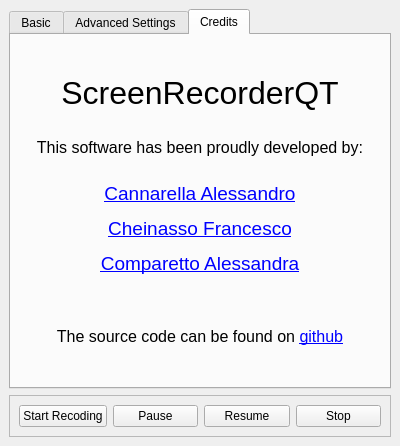
<?xml version="1.0" encoding="UTF-8"?>
<ui version="4.0">
 <class>MainWindow</class>
 <widget class="QMainWindow" name="MainWindow">
  <property name="geometry">
   <rect>
    <x>0</x>
    <y>0</y>
    <width>400</width>
    <height>446</height>
   </rect>
  </property>
  <property name="minimumSize">
   <size>
    <width>0</width>
    <height>446</height>
   </size>
  </property>
  <property name="maximumSize">
   <size>
    <width>16777215</width>
    <height>446</height>
   </size>
  </property>
  <property name="windowTitle">
   <string>MainWindow</string>
  </property>
  <property name="windowIcon">
   <iconset resource="resource.qrc">
    <normaloff>:/icons/icon.svg</normaloff>:/icons/icon.svg</iconset>
  </property>
  <widget class="QWidget" name="centralwidget">
   <layout class="QVBoxLayout" name="verticalLayout_2">
    <item>
     <widget class="QTabWidget" name="tabWidget">
      <property name="currentIndex">
       <number>2</number>
      </property>
      <widget class="QWidget" name="tab_1">
       <attribute name="title">
        <string>Basic</string>
       </attribute>
       <layout class="QVBoxLayout" name="verticalLayout_3">
        <item>
         <widget class="QWidget" name="widget" native="true">
          <layout class="QVBoxLayout" name="verticalLayout">
           <item>
            <widget class="QLabel" name="label_5">
             <property name="sizePolicy">
              <sizepolicy hsizetype="Preferred" vsizetype="Preferred">
               <horstretch>0</horstretch>
               <verstretch>0</verstretch>
              </sizepolicy>
             </property>
             <property name="text">
              <string>Select a recording mode:</string>
             </property>
            </widget>
           </item>
           <item>
            <layout class="QHBoxLayout" name="horizontalLayout">
             <property name="spacing">
              <number>40</number>
             </property>
             <item>
              <widget class="QPushButton" name="pushButtonFullscreen">
               <property name="text">
                <string>      Fullscreen</string>
               </property>
               <property name="iconSize">
                <size>
                 <width>20</width>
                 <height>20</height>
                </size>
               </property>
              </widget>
             </item>
             <item>
              <widget class="QPushButton" name="pushButtonSelectArea">
               <property name="text">
                <string>      Select Area</string>
               </property>
              </widget>
             </item>
            </layout>
           </item>
           <item>
            <spacer name="horizontalSpacer">
             <property name="orientation">
              <enum>Qt::Horizontal</enum>
             </property>
             <property name="sizeHint" stdset="0">
              <size>
               <width>40</width>
               <height>20</height>
              </size>
             </property>
            </spacer>
           </item>
          </layout>
         </widget>
        </item>
        <item>
         <widget class="Line" name="line">
          <property name="orientation">
           <enum>Qt::Horizontal</enum>
          </property>
         </widget>
        </item>
        <item>
         <widget class="QWidget" name="widget_2" native="true">
          <layout class="QVBoxLayout" name="verticalLayout_5">
           <item>
            <widget class="QLabel" name="label_4">
             <property name="sizePolicy">
              <sizepolicy hsizetype="Preferred" vsizetype="Preferred">
               <horstretch>0</horstretch>
               <verstretch>0</verstretch>
              </sizepolicy>
             </property>
             <property name="text">
              <string>Select where your file will be saved</string>
             </property>
            </widget>
           </item>
           <item>
            <layout class="QFormLayout" name="formLayout_2">
             <property name="verticalSpacing">
              <number>6</number>
             </property>
             <item row="0" column="0">
              <widget class="QLabel" name="label_3">
               <property name="text">
                <string>Path</string>
               </property>
              </widget>
             </item>
             <item row="0" column="1">
              <layout class="QHBoxLayout" name="horizontalLayout_3">
               <item>
                <widget class="QLineEdit" name="lineEditPath"/>
               </item>
               <item>
                <widget class="QToolButton" name="toolButton">
                 <property name="text">
                  <string>...</string>
                 </property>
                </widget>
               </item>
              </layout>
             </item>
            </layout>
           </item>
          </layout>
         </widget>
        </item>
        <item>
         <widget class="Line" name="line_5">
          <property name="orientation">
           <enum>Qt::Horizontal</enum>
          </property>
         </widget>
        </item>
        <item>
         <widget class="QWidget" name="widget_5" native="true">
          <property name="sizePolicy">
           <sizepolicy hsizetype="Preferred" vsizetype="Fixed">
            <horstretch>0</horstretch>
            <verstretch>0</verstretch>
           </sizepolicy>
          </property>
          <layout class="QVBoxLayout" name="verticalLayout_10">
           <item>
            <widget class="QLabel" name="label_7">
             <property name="sizePolicy">
              <sizepolicy hsizetype="Preferred" vsizetype="Fixed">
               <horstretch>0</horstretch>
               <verstretch>0</verstretch>
              </sizepolicy>
             </property>
             <property name="text">
              <string>Window behaviour:</string>
             </property>
            </widget>
           </item>
           <item>
            <widget class="QCheckBox" name="checkBoxMinimize">
             <property name="text">
              <string>Minimize in System Tray at starting</string>
             </property>
            </widget>
           </item>
          </layout>
         </widget>
        </item>
       </layout>
      </widget>
      <widget class="QWidget" name="tab_2">
       <attribute name="title">
        <string>Advanced Settings</string>
       </attribute>
       <layout class="QVBoxLayout" name="verticalLayout_4">
        <item>
         <widget class="QWidget" name="widget_3" native="true">
          <layout class="QVBoxLayout" name="verticalLayout_6">
           <item>
            <widget class="QLabel" name="label_2">
             <property name="text">
              <string>Do you wish to include the audio?</string>
             </property>
            </widget>
           </item>
           <item>
            <layout class="QHBoxLayout" name="horizontalLayout_2">
             <item>
              <widget class="QRadioButton" name="radioButtonYes">
               <property name="sizePolicy">
                <sizepolicy hsizetype="Minimum" vsizetype="Fixed">
                 <horstretch>0</horstretch>
                 <verstretch>0</verstretch>
                </sizepolicy>
               </property>
               <property name="text">
                <string>Yes</string>
               </property>
              </widget>
             </item>
             <item>
              <widget class="QRadioButton" name="radioButtonNo">
               <property name="sizePolicy">
                <sizepolicy hsizetype="Minimum" vsizetype="Fixed">
                 <horstretch>0</horstretch>
                 <verstretch>0</verstretch>
                </sizepolicy>
               </property>
               <property name="minimumSize">
                <size>
                 <width>0</width>
                 <height>0</height>
                </size>
               </property>
               <property name="text">
                <string>No</string>
               </property>
              </widget>
             </item>
            </layout>
           </item>
           <item>
            <widget class="QLabel" name="label_11">
             <property name="text">
              <string>Select an input audio device:</string>
             </property>
            </widget>
           </item>
           <item>
            <widget class="QComboBox" name="comboBox">
             <property name="sizePolicy">
              <sizepolicy hsizetype="Preferred" vsizetype="Preferred">
               <horstretch>0</horstretch>
               <verstretch>0</verstretch>
              </sizepolicy>
             </property>
             <property name="minimumSize">
              <size>
               <width>40</width>
               <height>20</height>
              </size>
             </property>
            </widget>
           </item>
          </layout>
         </widget>
        </item>
        <item>
         <widget class="Line" name="line_2">
          <property name="orientation">
           <enum>Qt::Horizontal</enum>
          </property>
         </widget>
        </item>
        <item>
         <widget class="QWidget" name="widget_4" native="true">
          <layout class="QVBoxLayout" name="verticalLayout_7">
           <item>
            <widget class="QLabel" name="label">
             <property name="text">
              <string>Select video FPS:</string>
             </property>
            </widget>
           </item>
           <item>
            <layout class="QHBoxLayout" name="horizontalLayout_6">
             <item>
              <widget class="QRadioButton" name="radioButton24">
               <property name="text">
                <string>24</string>
               </property>
              </widget>
             </item>
             <item>
              <widget class="QRadioButton" name="radioButton30">
               <property name="text">
                <string>30</string>
               </property>
              </widget>
             </item>
             <item>
              <widget class="QRadioButton" name="radioButton60">
               <property name="mouseTracking">
                <bool>true</bool>
               </property>
               <property name="text">
                <string>60 </string>
               </property>
              </widget>
             </item>
            </layout>
           </item>
          </layout>
         </widget>
        </item>
        <item>
         <widget class="Line" name="line_4">
          <property name="orientation">
           <enum>Qt::Horizontal</enum>
          </property>
         </widget>
        </item>
        <item>
         <widget class="QWidget" name="widget_6" native="true">
          <layout class="QVBoxLayout" name="verticalLayout_9">
           <item>
            <widget class="QLabel" name="label_6">
             <property name="sizePolicy">
              <sizepolicy hsizetype="Expanding" vsizetype="Preferred">
               <horstretch>0</horstretch>
               <verstretch>0</verstretch>
              </sizepolicy>
             </property>
             <property name="maximumSize">
              <size>
               <width>16777215</width>
               <height>20</height>
              </size>
             </property>
             <property name="frameShape">
              <enum>QFrame::NoFrame</enum>
             </property>
             <property name="text">
              <string>Quality</string>
             </property>
            </widget>
           </item>
           <item>
            <widget class="QSlider" name="horizontalSlider">
             <property name="sizePolicy">
              <sizepolicy hsizetype="Expanding" vsizetype="Fixed">
               <horstretch>0</horstretch>
               <verstretch>0</verstretch>
              </sizepolicy>
             </property>
             <property name="orientation">
              <enum>Qt::Horizontal</enum>
             </property>
             <property name="tickPosition">
              <enum>QSlider::TicksBelow</enum>
             </property>
             <property name="tickInterval">
              <number>1</number>
             </property>
            </widget>
           </item>
           <item>
            <widget class="QWidget" name="widget_7" native="true">
             <property name="sizePolicy">
              <sizepolicy hsizetype="Preferred" vsizetype="Fixed">
               <horstretch>0</horstretch>
               <verstretch>0</verstretch>
              </sizepolicy>
             </property>
             <layout class="QHBoxLayout" name="horizontalLayout_7">
              <property name="leftMargin">
               <number>0</number>
              </property>
              <property name="topMargin">
               <number>0</number>
              </property>
              <property name="rightMargin">
               <number>0</number>
              </property>
              <property name="bottomMargin">
               <number>0</number>
              </property>
              <item>
               <widget class="QLabel" name="label_10">
                <property name="text">
                 <string>Low</string>
                </property>
               </widget>
              </item>
              <item>
               <widget class="QLabel" name="label_9">
                <property name="text">
                 <string>Medium</string>
                </property>
                <property name="alignment">
                 <set>Qt::AlignCenter</set>
                </property>
               </widget>
              </item>
              <item>
               <widget class="QLabel" name="label_8">
                <property name="text">
                 <string>High</string>
                </property>
                <property name="alignment">
                 <set>Qt::AlignRight|Qt::AlignTrailing|Qt::AlignVCenter</set>
                </property>
               </widget>
              </item>
             </layout>
            </widget>
           </item>
          </layout>
         </widget>
        </item>
       </layout>
      </widget>
      <widget class="QWidget" name="tab_3">
       <attribute name="title">
        <string>Credits</string>
       </attribute>
       <layout class="QHBoxLayout" name="horizontalLayout_4">
        <item>
         <widget class="QLabel" name="label_12">
          <property name="text">
           <string>&lt;html&gt;&lt;head/&gt;&lt;body&gt;&lt;p align=&quot;center&quot;&gt;&lt;span style=&quot; font-size:24pt;&quot;&gt;ScreenRecorderQT&lt;/span&gt;&lt;br/&gt;&lt;/p&gt;&lt;p align=&quot;center&quot;&gt;&lt;span style=&quot; font-size:12pt;&quot;&gt;This software has been proudly developed by:&lt;/span&gt;&lt;br/&gt;&lt;/p&gt;&lt;p align=&quot;center&quot;&gt;&lt;a href=&quot;https://github.com/cannarelladev&quot;&gt;&lt;span style=&quot; font-size:14pt; text-decoration: underline; color:#0000ff;&quot;&gt;Cannarella Alessandro&lt;/span&gt;&lt;/a&gt;&lt;/p&gt;&lt;p align=&quot;center&quot;&gt;&lt;a href=&quot;https://github.com/cheina97&quot;&gt;&lt;span style=&quot; font-size:14pt; text-decoration: underline; color:#0000ff;&quot;&gt;Cheinasso Francesco&lt;/span&gt;&lt;/a&gt;&lt;/p&gt;&lt;p align=&quot;center&quot;&gt;&lt;a href=&quot;https://github.com/alessandracomparetto&quot;&gt;&lt;span style=&quot; font-size:14pt; text-decoration: underline; color:#0000ff;&quot;&gt;Comparetto Alessandra&lt;/span&gt;&lt;/a&gt;&lt;/p&gt;&lt;p align=&quot;center&quot;&gt;&lt;br/&gt;&lt;/p&gt;&lt;p align=&quot;center&quot;&gt;&lt;span style=&quot; font-size:12pt;&quot;&gt;The source code can be found on &lt;/span&gt;&lt;a href=&quot;https://github.com/cheina97/PDS_Project&quot;&gt;&lt;span style=&quot; font-size:12pt; text-decoration: underline; color:#0000ff;&quot;&gt;github&lt;/span&gt;&lt;/a&gt;&lt;/p&gt;&lt;/body&gt;&lt;/html&gt;</string>
          </property>
         </widget>
        </item>
       </layout>
      </widget>
     </widget>
    </item>
    <item>
     <widget class="QFrame" name="frame">
      <property name="sizePolicy">
       <sizepolicy hsizetype="Minimum" vsizetype="Fixed">
        <horstretch>0</horstretch>
        <verstretch>0</verstretch>
       </sizepolicy>
      </property>
      <property name="frameShape">
       <enum>QFrame::StyledPanel</enum>
      </property>
      <property name="frameShadow">
       <enum>QFrame::Raised</enum>
      </property>
      <layout class="QHBoxLayout" name="horizontalLayout_5">
       <item>
        <widget class="QPushButton" name="pushButtonStart">
         <property name="text">
          <string>Start Recoding</string>
         </property>
        </widget>
       </item>
       <item>
        <widget class="QPushButton" name="pushButtonPause">
         <property name="text">
          <string>Pause</string>
         </property>
        </widget>
       </item>
       <item>
        <widget class="QPushButton" name="pushButtonResume">
         <property name="text">
          <string>Resume</string>
         </property>
        </widget>
       </item>
       <item>
        <widget class="QPushButton" name="pushButtonStop">
         <property name="text">
          <string>Stop</string>
         </property>
        </widget>
       </item>
      </layout>
     </widget>
    </item>
   </layout>
  </widget>
  <action name="actionno">
   <property name="text">
    <string>no</string>
   </property>
  </action>
 </widget>
 <resources>
  <include location="resource.qrc"/>
 </resources>
 <connections/>
</ui>
